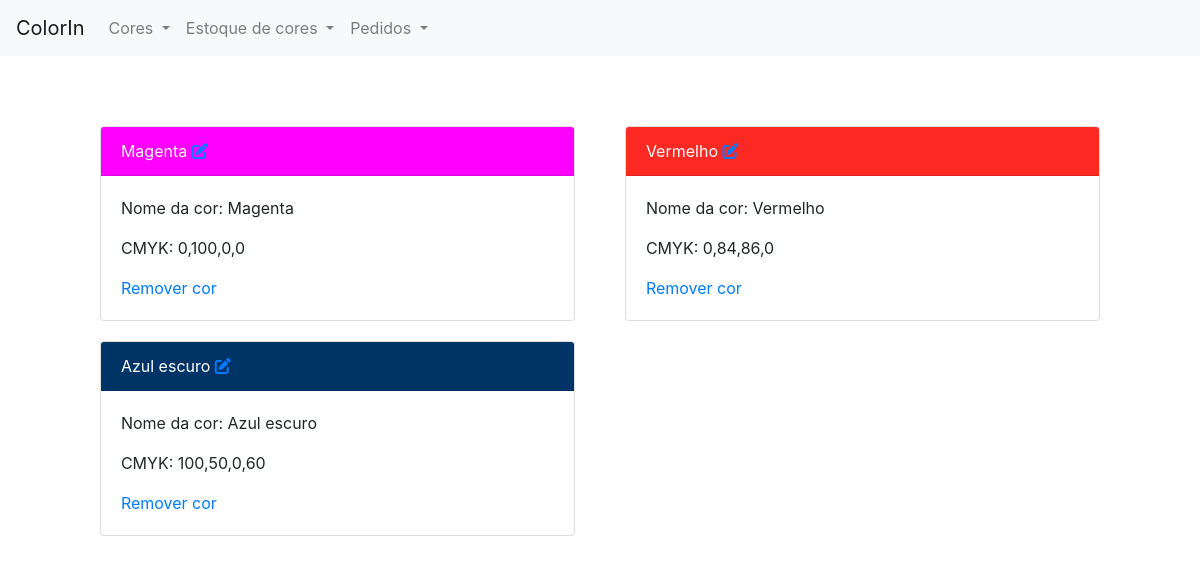
Before: /list_colors/ with the older database file.
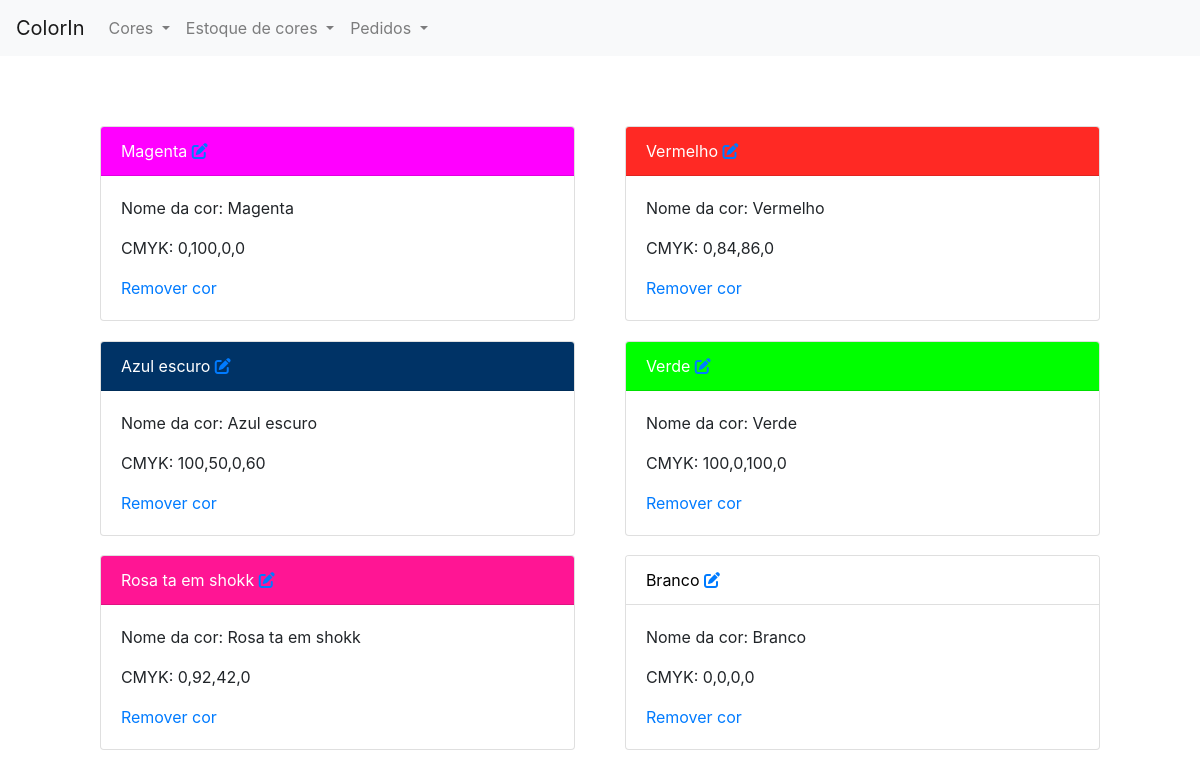
After: the same page with the newer database file.
### color_in/models/color.py (models this page shows, shortened)
class Color(models.Model):
    color_name = models.CharField(
        max_length=100, verbose_name="Nome da cor", blank=False)
    cmyk = models.CharField(max_length=20, blank=False,
                            validators=[validate_comma_separated_integer_list])

### color_in/views/color_view.py (the view)
# urls.py: path('list_colors/', ColorListView.as_view(), name='color-list'),
class ColorListView(ListView):
    model = Color

### color_in/templatetags/cmyk_to_rgb.py (called while the page is built)
@register.filter
@stringfilter
def to_rgb(value):
    cmyk_arr = value.split(',')
    cmyk_arr = list(map(int, cmyk_arr))
    C = cmyk_arr[0]/100
    M = cmyk_arr[1]/100
    Y = cmyk_arr[2]/100
    K = cmyk_arr[3]/100
    r =  ceil(255 * (1 - C) * (1 - K))
    g =  ceil(255 * (1 - M) * (1 - K))
    b =  ceil(255 * (1 - Y) * (1 - K))
    return ','.join(map(str, [r, g, b]))

### color_in/templates/color_in/color_list.html (shortened to what this page needs)
{% extends 'header.html' %}
{% load cmyk_to_rgb %}
    {% block content %}
        <div class="row">
        {% for element in object_list %}
                <div class="col-sm-6">
                <div class="card" style="margin: 2%">
                    <div class="card-header" style="color: white; background-color: rgb({{ element.cmyk|to_rgb }})">
                    {% if element.color_name == 'Branco'%}
                    <font color="black">{{ element.color_name }}</font>
                    {% else %}
                    <font color="white">{{ element.color_name }}</font>
                    {% endif %}
                    <a href="{% url 'edit-color' element.id %}"><i class="fas fa-edit"></i></a>
                    </div>
                    <div class="card-body">
                    <p class="card-text">Nome da cor: {{ element.color_name }}
                    <p class="card-text">CMYK: {{ element.cmyk }} </p>
                    <p class="card-text"><a href="{% url 'delete-color' element.id %}" onclick="return confirm_delete()">Remover cor</a></p>
                    </div>
                </div>
                </div>
        {% endfor %}
            </div>
    {% endblock %}

### color_in/templates/header.html (shortened to what this page needs)
<html lang="en">
  <head>
    <link rel="stylesheet" href="https://stackpath.bootstrapcdn.com/bootstrap/4.3.1/css/bootstrap.min.css">
  </head>
  <body>
    {% block title %}
    <nav class="navbar navbar-expand-lg navbar-light bg-light">
      <a class="navbar-brand" href="/">ColorIn</a>
        <ul class="navbar-nav mr-auto">
          <li class="nav-item dropdown">
            <a class="nav-link dropdown-toggle" href="/list_colors" id="navbarDropdown" role="button" data-toggle="dropdown" aria-haspopup="true" aria-expanded="false">
              Cores
            </a>
          </li>
          <li class="nav-item dropdown">
            <a class="nav-link dropdown-toggle" href="#" id="navbarDropdown" role="button" data-toggle="dropdown" aria-haspopup="true" aria-expanded="false">
              Estoque de cores
            </a>
          </li>
          <li class="nav-item dropdown">
            <a class="nav-link dropdown-toggle" href="#" id="navbarDropdown" role="button" data-toggle="dropdown" aria-haspopup="true" aria-expanded="false">
              Pedidos
            </a>
          </li>
        </ul>
    </nav>
    {% endblock %}
    <div class="content container" style="padding:5%">
        {% block content %}
        {% endblock %}
    </div>
  </body>
</html>

Changed rows visible on the page:
added Color: color_name "Verde", cmyk "100,0,100,0"
added Color: color_name "Rosa ta em shokk", cmyk "0,92,42,0"
added Color: color_name "Branco", cmyk "0,0,0,0"
